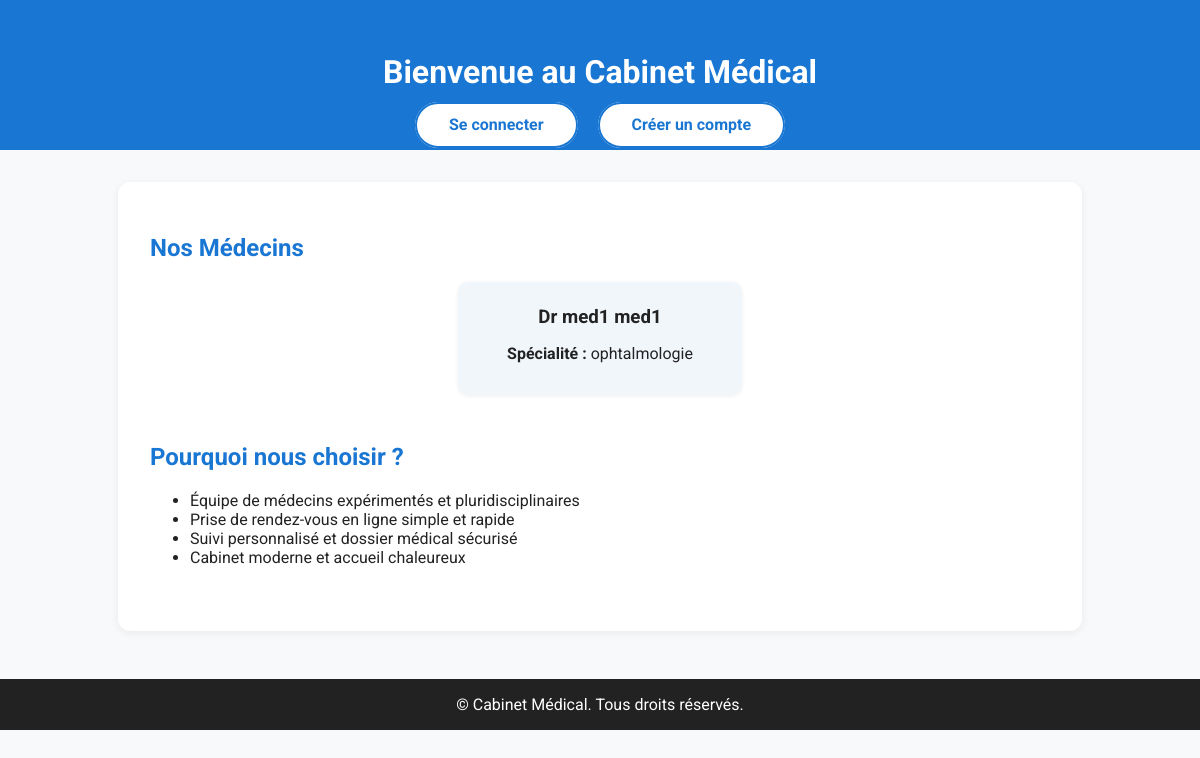
The page / on the database its author committed.
### core/models.py (models this page shows, shortened)
class Medecin(models.Model):
    SPECIALITES = [
        ('cardiologie', 'Cardiologie'),
        ('dermatologie', 'Dermatologie'),
        ('pediatrie', 'Pédiatrie'),
        ('gynecologie', 'Gynécologie'),
        ('ophtalmologie', 'Ophtalmologie'),
        ('orthopedie', 'Orthopédie'),
    ]
    first_name = models.CharField(max_length=100)
    last_name = models.CharField(max_length=100)
    email = models.EmailField(unique=True)
    password = models.CharField(max_length=128)  # hashé
    specialite = models.CharField(max_length=100, choices=SPECIALITES)

### core/views.py (the view)
# urls.py: path('', views.landing, name='landing'),
def landing(request):
    medecins = Medecin.objects.all()
    return render(request, 'core/landing.html', {'medecins': medecins})

### core/templates/core/landing.html (shortened to what this page needs)
<!DOCTYPE html>
<html lang="fr">
<head>
    {% load static %}
    <link rel="stylesheet" href="{% static 'core/css/landing.css' %}">
</head>
<body>
    <header>
        <h1>Bienvenue au Cabinet Médical</h1>
        <div class="btns">
            <a href="{% url 'login' %}" class="btn">Se connecter</a>
            <a href="{% url 'register' %}" class="btn">Créer un compte</a>
        </div>
    </header>
    <div class="container">
        <h2>Nos Médecins</h2>
        <div class="medecins">
            {% for med in medecins %}
            <div class="med-card">
                <h3>Dr {{ med.first_name }} {{ med.last_name }}</h3>
                <p><strong>Spécialité :</strong> {{ med.specialite }}</p>
            </div>
            {% empty %}
            <p>Aucun médecin enregistré pour le moment.</p>
            {% endfor %}
        </div>
        <div class="why">
            <h2>Pourquoi nous choisir ?</h2>
            <ul>
                <li>Équipe de médecins expérimentés et pluridisciplinaires</li>
                <li>Prise de rendez-vous en ligne simple et rapide</li>
                <li>Suivi personnalisé et dossier médical sécurisé</li>
                <li>Cabinet moderne et accueil chaleureux</li>
            </ul>
        </div>
    </div>
    <footer>
        &copy; {{ now|date:'Y' }} Cabinet Médical. Tous droits réservés.
    </footer>
</body>
</html>

### core/static/core/css/landing.css (style rules this page uses)
body { font-family: 'Roboto', sans-serif; margin: 0; background: #f7f9fa; color: #222; }
header { background: #1976d2; color: #fff; padding: 2rem 0 1rem 0; text-align: center; }
.btns { margin-top: 1.5rem; }
.btn { background: #fff; color: #1976d2; border: 2px solid #1976d2; padding: 0.7rem 2rem; border-radius: 25px; margin: 0 0.5rem; font-weight: bold; text-decoration: none; transition: 0.2s; }
.container { max-width: 900px; margin: 2rem auto; background: #fff; border-radius: 12px; box-shadow: 0 2px 8px #0001; padding: 2rem; }
h2 { color: #1976d2; }
.medecins { display: flex; flex-wrap: wrap; gap: 1.5rem; justify-content: center; }
.med-card { background: #f1f6fb; border-radius: 10px; padding: 1rem 2rem; min-width: 220px; box-shadow: 0 1px 4px #0001; text-align: center; }
.med-card h3 { margin: 0.5rem 0 0.2rem 0; }
.why { margin: 3rem 0 2rem 0; }
footer { background: #222; color: #fff; text-align: center; padding: 1rem 0; margin-top: 3rem; }

### rows shown on the page
Medecin: first_name "med1", last_name "med1", specialite "ophtalmologie"
